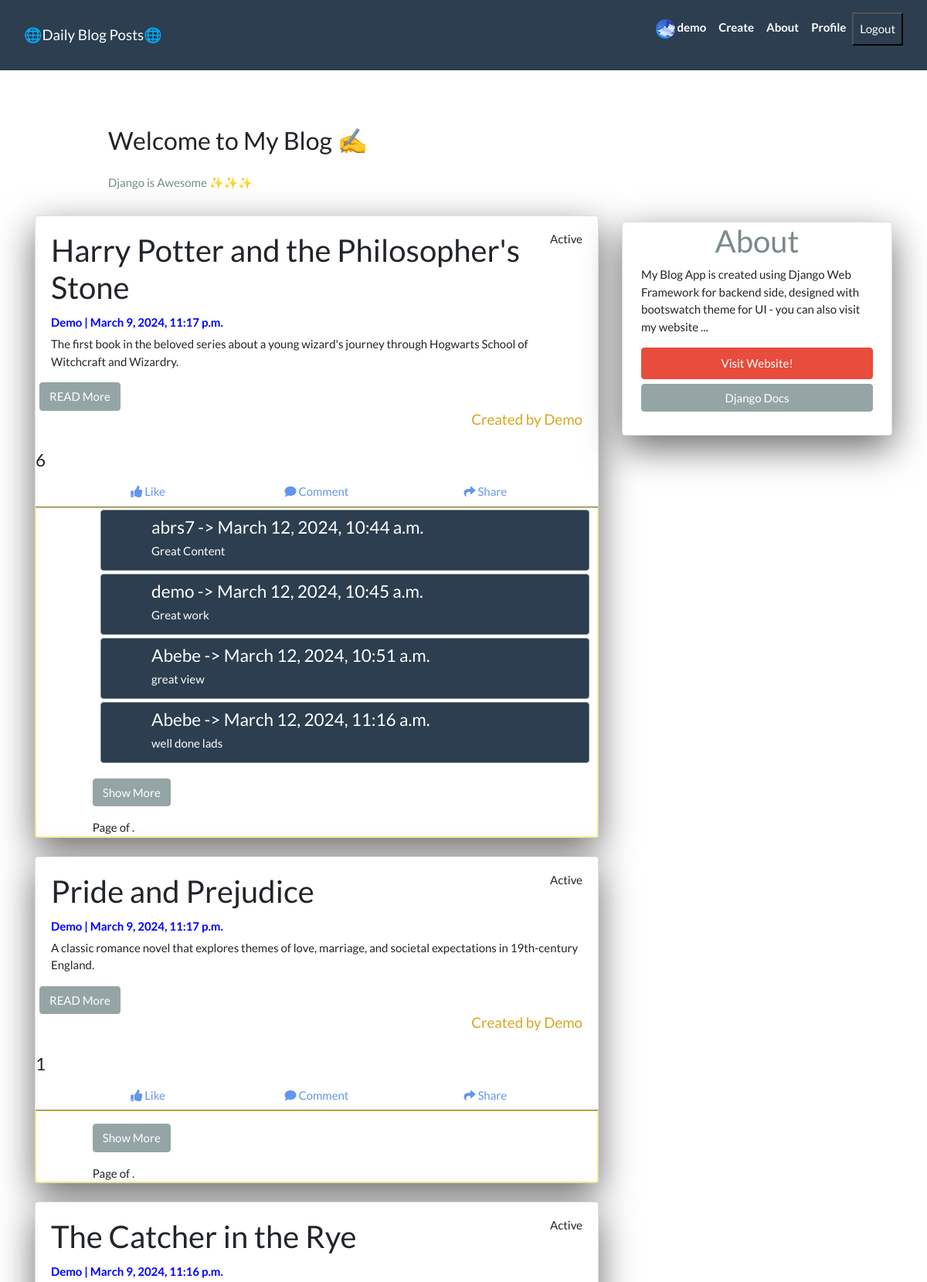
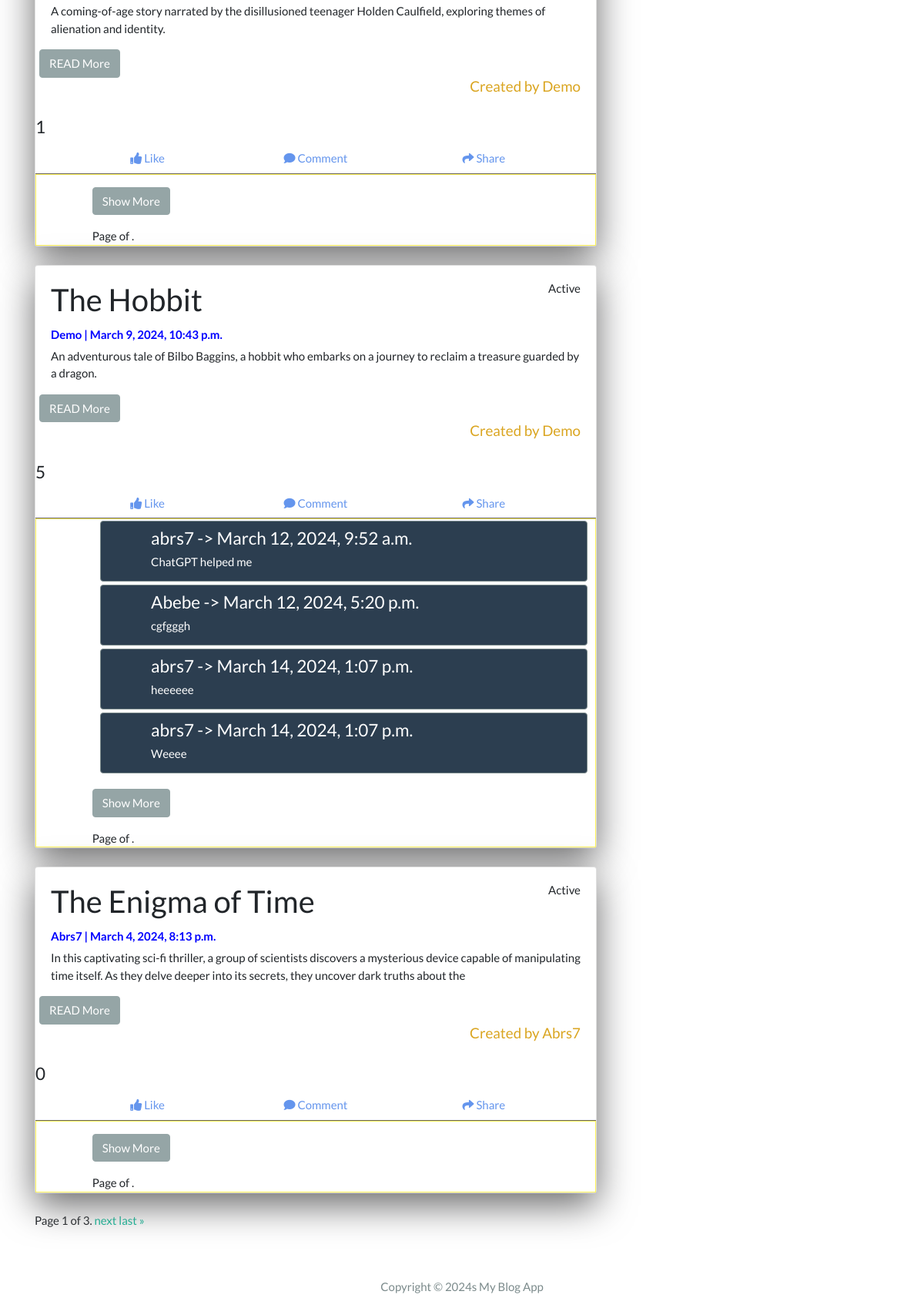
Page /app/ (signed in) on the committed database (2 pictures, top to bottom).
### app/models.py (models this page shows, shortened)
class Profile(models.Model):
    OCCUPATION_CHOICES = [
        ('Web Development', 'Web Development'),
        ('App Development', 'App Development'),
        ('Software Engineering', 'Software Engineering'),
        ('ML Engineer', 'ML Engineer'),
        ('Ethical Hacker', 'Ethical Hacker'),
        ('Blockchain', 'Blockchain'),
        ('Cryptography', 'Cryptography'),
    ]
    user = models.OneToOneField(User, null=True, on_delete=models.CASCADE)
    first_name = models.CharField(max_length=256, blank=False)
    last_name = models.CharField(max_length=256, blank=False)
    profile_pic = models.ImageField(null=True, blank=True,default='images/bg.jpg', upload_to='images/')
    bio = models.TextField()
    linkedin_url = models.URLField(max_length=105, default='')
    location = models.CharField(max_length=30, default='', blank=True)
    birth_date = models.DateField(null=True, default='', blank=True)
    phone = models.IntegerField(null=True,default='', blank=True)  # Allow null values
    github = models.URLField(max_length=256, default='')
    occupation = models.CharField(max_length=256,default='', choices=OCCUPATION_CHOICES)
    website_url = models.URLField(max_length=256, default='')
    instagram_url = models.URLField(max_length=256, default='')
    facebook_url = models.URLField(max_length=256, default='')  # Provide a default value
    twitter_url = models.URLField(max_length=256, default='')
    programming_proficiency = models.PositiveSmallIntegerField(default=0, validators=[MaxValueValidator(100)])
    problem_solving = models.PositiveSmallIntegerField(default=0, validators=[MaxValueValidator(100)])
    critical_thinking = models.PositiveSmallIntegerField(default=0, validators=[MaxValueValidator(100)])
    communication_skills = models.PositiveSmallIntegerField(default=0, validators=[MaxValueValidator(100)])
    adaptability = models.PositiveSmallIntegerField(default=0, validators=[MaxValueValidator(100)])
    attention_to_detail = models.PositiveSmallIntegerField(default=0, validators=[MaxValueValidator(100)])

class Post(models.Model):
    title = models.CharField(max_length =256, unique=True)
    slug = models.SlugField(max_length=256, unique=True )
    author = models.ForeignKey(User, on_delete=models.CASCADE, related_name='blog_posts')
    created_on = models.DateTimeField(auto_now_add = True)
    updated_on = models.DateTimeField(auto_now = True)
    content = models.TextField()
    status = models.IntegerField(choices = STATUS, default= 0)
    class Meta():
        ordering = ['-created_on']

class Comment(models.Model):
    name = models.ForeignKey(User,on_delete=models.CASCADE, related_name='comments', max_length= 256)
    post = models.ForeignKey(Post, on_delete=models.CASCADE, related_name='comments')
    body = models.TextField()
    created_on = models.DateTimeField(auto_now_add = True)
    updated_on = models.DateTimeField(auto_now = True)

### app/views.py (the view)
# urls.py: path('', views.PostList.as_view(), name = 'post_list'),
class PostList(ListView):
    queryset = Post.objects.filter(status=1).order_by('-created_on')
    template_name = 'index.html'
    paginate_by = 5
    def get_context_data(self, **kwargs):
        context = super().get_context_data(**kwargs)
        context['post_id'] = self.kwargs.get('post_id')
        return context

### app/context_processors.py (called while the page is built)
def profile_context_processor(request):
    profile = None
    if request.user.is_authenticated:
        try:
            profile = Profile.objects.get(user=request.user)
        except Profile.DoesNotExist:
            pass
    return {'profile': profile}

### app/templatetags/custom_filters.py (called while the page is built)
@register.filter(name='first_upper')
def first_upper(value):
    return value[0].upper() + value[1:]

### templates/index.html (shortened to what this page needs)
{% extends "base.html" %}
{% block content %}
<header class="masthead">
  <div class="container">
    <div class="row">
      <div class=" col-md-8 col-md-10 mx-auto">
        <div class="site-heading">
          <h3 class=" site-heading my-4 mt-3 text-black"> Welcome to My Blog ✍️ </h3>
          <p class="text-dark">Django is Awesome ✨✨✨ </p>
        </div>
      </div>
    </div>
  </div>
</header>
<div class="container">
  <div class="row">
    <div class="col-md-8 mt-3 left">
      {% for post in post_list %}
      <div class="card mb-4">
        <div class="card-body">
         <div class="float-right">
          {% if request.user.is_authenticated %}
          {%if request.user.is_active %}
          <h6>Active</h6>
          {% else %}
          <h6>last seen recently</h6>
          {% endif %}
          {% else %}
          <h6>A long time ago</h6>
          {% endif %}
        </div>
          <h2 class="card-title">{{ post.title }}</h2>
          {% load custom_filters %}
          <p class="card-text text-green h6" style="color: blue; font-weight: bolder;">{{ post.author.username| first_upper }} | {{ post.created_on}} </p>
          <p class="card-text">{{post.content|slice:":200"}} </p>
          <div class="row">
          <a href="{% url 'post_detail' post.slug  %}">
         <button class="btn btn-secondary mx-6">READ More</button>
      </a>
      </div>
      {% load custom_filters %}
      <h5 class="text-green mx-12 float-right " style="color: goldenrod;">Created by {{post.author.username|first_upper}}</h5>
        </div>
        <h4>{{post.comments.count}}</h4>
    <div class="" style="display: inline-flex; flex-direction: row; margin-left: 5%;margin-right: 5% ;width: 90%;">
      <div class="px-0" style="flex:1 ; width: 33.3%; border: 2px ;padding:8px; color: cornflowerblue; text-align: center;">
        <i class="fas fa-thumbs-up" style="color: cornflowerblue;"></i> Like
      </div>
      <div class="px-0" style="flex:1 ; width: 33.3%; border: 2px ;padding:8px; text-align: center;">
        <a style="color: cornflowerblue;" href="{% url 'add_comments' post.slug %}"> <i class="fas fa-comment" style="color: cornflowerblue; width: 22 px; height: 22 px;"></i> Comment</a>
        </div>
        <div class="px-0" style="flex:1 ; width: 33.3%; border: 2px ; padding:8px; color: cornflowerblue;  text-align: center;">
          <i class="fas fa-share" style="color: cornflowerblue;"></i> Share
          </div>
    </div>
    <div style="border-top: 1px solid rgb(104, 99, 99);">
       <div style="padding-left: 10%; border: 1px solid #fef356">
    {% if post.comments.count >= 3 %}
    {% for comment in post.comments.all|slice:":4" %}
    <div class="bg-primary text-white border border-dark py-2 rounded rounded-3" style=" padding-left: 10%; margin: 10px; margin-top: 2px; border-radius: 30px; margin-bottom: 4px;">
      <h4>{{ comment.name }} -> {{ comment.created_on }}</h4>
        <h6>{{ comment.body }}</h6>
    </div>
    {% endfor %}
    {% endif %}
    <button class="btn btn-secondary mt-3 mb-3" id="show-more">Show More</button>
    <div class="pagination">
            <span class="step-links">
              <span class="current">
                Page {{ post.comments.number }} of {{ post.comments.paginator.num_pages }}.
              </span>
            </span>
          </div>
</div>
    </div>
    </div>
      {% endfor %}
      <div class="pagination">
        <span class="step-links">
            {% if is_paginated %}
                <span class="current">
                    Page {{ page_obj.number }} of {{ paginator.num_pages }}.
                </span>
                {% if page_obj.has_next %}
                    <a href="?page={{ page_obj.next_page_number }}">next</a>
                    <a href="?page={{ paginator.num_pages }}">last &raquo;</a>
                {% endif %}
            {% endif %}
        </span>
    </div>
    </div>
   {% block sidebar %}
   {% include 'sidebar.html'%}
   {% endblock sidebar%}
  </div>
</div>
{%endblock%}

### templates/base.html (shortened to what this page needs)
<!DOCTYPE html>
<html>
  {% load static %}
<head>
  <link rel="stylesheet" href="https://stackpath.bootstrapcdn.com/bootswatch/4.5.2/flatly/bootstrap.min.css">
  <link rel="stylesheet" href="https://cdnjs.cloudflare.com/ajax/libs/font-awesome/5.15.4/css/all.min.css">
</head>
<body>
  <nav class="navbar navbar-expand-lg navbar-dark bg-primary" id="mainNav">
    <div class="container-fluid">
      <a class="navbar-brand" href="{% url 'post_list' %}">🌐Daily Blog Posts🌐</a>
      <div class="collapse navbar-collapse" id="navbarResponsive">
        <ul class="navbar-nav ml-auto">
          {% if request.user.is_authenticated %}
          <li class="nav-item text-black">
         <a href="{% url 'edit_profile' %}">     <p class="nav-link text-black font-weight-bold" >
              <img class="rounded-circle  " src='{{ profile.profile_pic.url}}' width="25" height="25">
           {{request.user.username}}</p>
         </a>
        </li>
          <li class="nav-item text-black">
            <a class="nav-link text-black font-weight-bold" href="{% url 'create_post' %}">Create</a>
          </li>
          {% else %}
          <li class="nav-item text-black">
            <a class="nav-link text-black font-weight-bold" href="{% url 'log_in' %}">Login/Register</a>
          </li>
          {% endif %}
          <li class="nav-item text-black">
            <a class="nav-link text-black font-weight-bold" href="#">About</a>
          </li>
          <li class="nav-item text-black">
            <a class="nav-link text-black font-weight-bold" href="{% url 'my_profile' %}">Profile</a>
          </li>
          {% if request.user.is_authenticated %}
          </div>
          <form action="{% url 'logout' %}" method="post">
            <button class="mb-3 px-2 py-2 bg-primary text-white" type="submit">Logout</button>
          </form>
          {% endif %}
      </div>
  </nav>
  <div class="my-5 ">
  {% block content %}{% endblock content %}
</div>
  <footer class="py-3 bg-grey">
    <p class="m-0 text-dark text-center ">Copyright &copy; 2024s My Blog App </p>
  </footer>
</body>
</html>

### templates/sidebar.html (style rules this page uses)
.card { box-shadow: 0 16px 48px #6a6a6b; }

### rows in the picture
Profile: profile_pic (picture)
Post: title "Harry Potter and the Philosopher's Stone", author.username|first_upper "Demo", created_on "March 9, 2024, 11:17 p.m.", content "The first book in the beloved series about a young wizard's journey through Hogwarts School of Witchcraft and Wizardry.", comments.count "6"
Comment: name "abrs7", created_on "March 12, 2024, 10:44 a.m.", body "Great Content"
Comment: name "demo", created_on "March 12, 2024, 10:45 a.m.", body "Great work"
Comment: name "Abebe", created_on "March 12, 2024, 10:51 a.m.", body "great view"
Comment: name "Abebe", created_on "March 12, 2024, 11:16 a.m.", body "well done lads"
Post: title "Pride and Prejudice", author.username|first_upper "Demo", created_on "March 9, 2024, 11:17 p.m.", content "A classic romance novel that explores themes of love, marriage, and societal expectations in 19th-century England.", comments.count "1"
Post: title "The Catcher in the Rye", author.username|first_upper "Demo", created_on "March 9, 2024, 11:16 p.m.", content "A coming-of-age story narrated by the disillusioned teenager Holden Caulfield, exploring themes of alienation and identity.", comments.count "1"
Post: title "The Hobbit", author.username|first_upper "Demo", created_on "March 9, 2024, 10:43 p.m.", content "An adventurous tale of Bilbo Baggins, a hobbit who embarks on a journey to reclaim a treasure guarded by a dragon.", comments.count "5"
Comment: name "abrs7", created_on "March 12, 2024, 9:52 a.m.", body "ChatGPT helped me"
Comment: name "Abebe", created_on "March 12, 2024, 5:20 p.m.", body "cgfgggh"
Comment: name "abrs7", created_on "March 14, 2024, 1:07 p.m.", body "heeeeee"
Comment: name "abrs7", created_on "March 14, 2024, 1:07 p.m.", body "Weeee"
Post: title "The Enigma of Time", author.username|first_upper "Abrs7", created_on "March 4, 2024, 8:13 p.m.", content "In this captivating sci-fi thriller, a group of scientists discovers a mysterious device capable of manipulating time itself. As they delve deeper into its secrets, they uncover dark truths about the", comments.count "0"

### other values in the picture
{{ request.user.username }} "demo"
{{ page_obj.number }} "1"
{{ paginator.num_pages }} "3"
